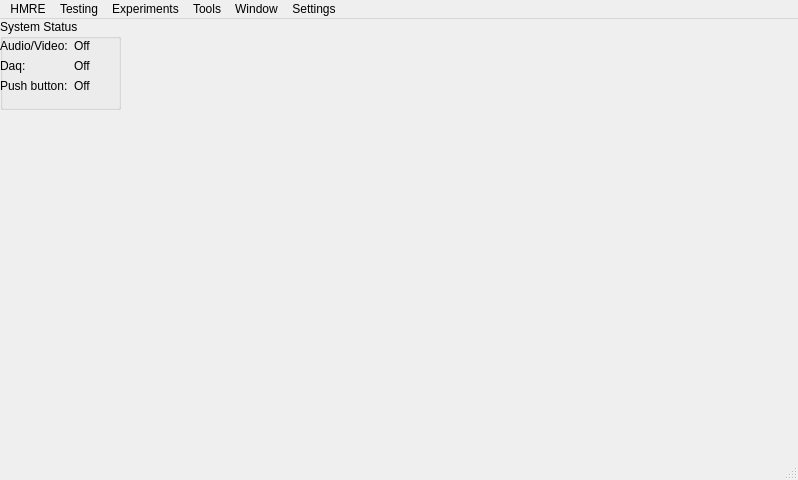
<?xml version="1.0" encoding="UTF-8"?>
<ui version="4.0">
 <class>MainWindow</class>
 <widget class="QMainWindow" name="MainWindow">
  <property name="geometry">
   <rect>
    <x>0</x>
    <y>0</y>
    <width>798</width>
    <height>480</height>
   </rect>
  </property>
  <property name="windowTitle">
   <string>Human Magnetic Reception Experiment</string>
  </property>
  <widget class="QWidget" name="centralwidget">
   <widget class="QLabel" name="label">
    <property name="geometry">
     <rect>
      <x>160</x>
      <y>70</y>
      <width>60</width>
      <height>16</height>
     </rect>
    </property>
    <property name="text">
     <string/>
    </property>
   </widget>
   <widget class="QGroupBox" name="groupBox">
    <property name="geometry">
     <rect>
      <x>0</x>
      <y>0</y>
      <width>121</width>
      <height>91</height>
     </rect>
    </property>
    <property name="title">
     <string>System Status</string>
    </property>
    <widget class="QWidget" name="formLayoutWidget">
     <property name="geometry">
      <rect>
       <x>0</x>
       <y>20</y>
       <width>121</width>
       <height>71</height>
      </rect>
     </property>
     <layout class="QFormLayout" name="formLayout">
      <item row="0" column="0">
       <widget class="QLabel" name="label_4">
        <property name="text">
         <string>Audio/Video:</string>
        </property>
       </widget>
      </item>
      <item row="1" column="0">
       <widget class="QLabel" name="label_3">
        <property name="text">
         <string>Daq:</string>
        </property>
       </widget>
      </item>
      <item row="2" column="0">
       <widget class="QLabel" name="label_5">
        <property name="text">
         <string>Push button:</string>
        </property>
       </widget>
      </item>
      <item row="0" column="1">
       <widget class="QLabel" name="label_2">
        <property name="text">
         <string>Off</string>
        </property>
       </widget>
      </item>
      <item row="1" column="1">
       <widget class="QLabel" name="label_10">
        <property name="text">
         <string>Off</string>
        </property>
       </widget>
      </item>
      <item row="2" column="1">
       <widget class="QLabel" name="label_11">
        <property name="text">
         <string>Off</string>
        </property>
       </widget>
      </item>
     </layout>
    </widget>
   </widget>
  </widget>
  <widget class="QMenuBar" name="menubar">
   <property name="geometry">
    <rect>
     <x>0</x>
     <y>0</y>
     <width>798</width>
     <height>22</height>
    </rect>
   </property>
   <property name="defaultUp">
    <bool>false</bool>
   </property>
   <property name="nativeMenuBar">
    <bool>false</bool>
   </property>
   <widget class="QMenu" name="menuTesting">
    <property name="title">
     <string>Testing</string>
    </property>
    <addaction name="actionOutput"/>
    <addaction name="actionMonitor"/>
    <addaction name="actionSound_Video"/>
    <addaction name="actionTest_Vector_Conversions_Math"/>
    <addaction name="actionTest_Video_Player"/>
    <addaction name="actionTest_Continuous_Fluxgate_Monitor"/>
   </widget>
   <widget class="QMenu" name="menuExperiments">
    <property name="title">
     <string>Experiments</string>
    </property>
    <addaction name="actionDouble_Choice"/>
    <addaction name="actionFour_Direction"/>
   </widget>
   <widget class="QMenu" name="menuHMRE">
    <property name="title">
     <string>HMRE</string>
    </property>
    <addaction name="actionSystem_Status"/>
    <addaction name="separator"/>
    <addaction name="actionClose"/>
   </widget>
   <widget class="QMenu" name="menuTools">
    <property name="title">
     <string>Tools</string>
    </property>
    <addaction name="actionCalibrate_Zero_Magnetic_Field"/>
    <addaction name="actionCalibrate_Magnetic_Field_Intensity"/>
    <addaction name="actionFluxgate_Continuous_Monitor_Window"/>
    <addaction name="actionRF_Waveform_Generator_Control"/>
   </widget>
   <widget class="QMenu" name="menuWindow">
    <property name="title">
     <string>Window</string>
    </property>
    <addaction name="actionCascade"/>
    <addaction name="actionTile_Vertical"/>
    <addaction name="actionTile_Horizontal"/>
    <addaction name="separator"/>
    <addaction name="action1_Sound_Video"/>
   </widget>
   <widget class="QMenu" name="menuSettings">
    <property name="title">
     <string>Settings</string>
    </property>
    <addaction name="actionSettings_Manager"/>
   </widget>
   <addaction name="menuHMRE"/>
   <addaction name="menuTesting"/>
   <addaction name="menuExperiments"/>
   <addaction name="menuTools"/>
   <addaction name="menuWindow"/>
   <addaction name="menuSettings"/>
  </widget>
  <widget class="QStatusBar" name="statusbar"/>
  <action name="actionSound_Video">
   <property name="checkable">
    <bool>true</bool>
   </property>
   <property name="text">
    <string>Sound/Video</string>
   </property>
  </action>
  <action name="actionDouble_Choice">
   <property name="checkable">
    <bool>true</bool>
   </property>
   <property name="text">
    <string>Double Choice</string>
   </property>
  </action>
  <action name="actionFour_Direction">
   <property name="checkable">
    <bool>true</bool>
   </property>
   <property name="text">
    <string>Four Direction</string>
   </property>
  </action>
  <action name="actionMonitor">
   <property name="checkable">
    <bool>true</bool>
   </property>
   <property name="text">
    <string>Monitor</string>
   </property>
  </action>
  <action name="actionTest_Vector_Conversions_Math">
   <property name="checkable">
    <bool>true</bool>
   </property>
   <property name="text">
    <string>Test Vector Conversions / Math</string>
   </property>
  </action>
  <action name="actionTest_Video_Player">
   <property name="checkable">
    <bool>true</bool>
   </property>
   <property name="text">
    <string>Test Video Player</string>
   </property>
  </action>
  <action name="actionTest_Continuous_Fluxgate_Monitor">
   <property name="checkable">
    <bool>true</bool>
   </property>
   <property name="text">
    <string>Test Continuous Fluxgate Monitor</string>
   </property>
  </action>
  <action name="actionOutput">
   <property name="checkable">
    <bool>true</bool>
   </property>
   <property name="text">
    <string>Output</string>
   </property>
  </action>
  <action name="actionClose">
   <property name="checkable">
    <bool>true</bool>
   </property>
   <property name="text">
    <string>Close</string>
   </property>
  </action>
  <action name="actionCalibrate_Zero_Magnetic_Field">
   <property name="checkable">
    <bool>true</bool>
   </property>
   <property name="text">
    <string>Calibrate Zero Magnetic Field</string>
   </property>
  </action>
  <action name="actionCalibrate_Magnetic_Field_Intensity">
   <property name="checkable">
    <bool>true</bool>
   </property>
   <property name="text">
    <string>Calibrate Magnetic Field Intensity</string>
   </property>
  </action>
  <action name="actionFluxgate_Continuous_Monitor_Window">
   <property name="checkable">
    <bool>true</bool>
   </property>
   <property name="text">
    <string>Fluxgate Continuous Monitor Window</string>
   </property>
  </action>
  <action name="actionRF_Waveform_Generator_Control">
   <property name="checkable">
    <bool>true</bool>
   </property>
   <property name="text">
    <string>RF Waveform Generator Control</string>
   </property>
  </action>
  <action name="actionSettings_Manager">
   <property name="checkable">
    <bool>true</bool>
   </property>
   <property name="text">
    <string>Settings Manager</string>
   </property>
  </action>
  <action name="actionCascade">
   <property name="checkable">
    <bool>true</bool>
   </property>
   <property name="text">
    <string>Cascade</string>
   </property>
  </action>
  <action name="actionTile_Vertical">
   <property name="checkable">
    <bool>true</bool>
   </property>
   <property name="text">
    <string>Tile Vertical</string>
   </property>
  </action>
  <action name="actionTile_Horizontal">
   <property name="checkable">
    <bool>true</bool>
   </property>
   <property name="text">
    <string>Tile Horizontal</string>
   </property>
  </action>
  <action name="action1_Sound_Video">
   <property name="checkable">
    <bool>true</bool>
   </property>
   <property name="checked">
    <bool>true</bool>
   </property>
   <property name="text">
    <string>1 Sound &amp; Video</string>
   </property>
   <property name="toolTip">
    <string>1 Sound &amp; Video</string>
   </property>
  </action>
  <action name="actionSystem_Status">
   <property name="checkable">
    <bool>true</bool>
   </property>
   <property name="text">
    <string>System Status</string>
   </property>
  </action>
 </widget>
 <resources/>
 <connections>
  <connection>
   <sender>actionClose</sender>
   <signal>changed()</signal>
   <receiver>MainWindow</receiver>
   <slot>close()</slot>
   <hints>
    <hint type="sourcelabel">
     <x>-1</x>
     <y>-1</y>
    </hint>
    <hint type="destinationlabel">
     <x>399</x>
     <y>239</y>
    </hint>
   </hints>
  </connection>
 </connections>
</ui>
